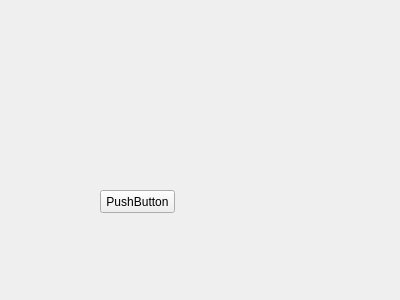
<?xml version="1.0" encoding="UTF-8"?>
<ui version="4.0">
 <class>UserInfo</class>
 <widget class="QWidget" name="UserInfo">
  <property name="geometry">
   <rect>
    <x>0</x>
    <y>0</y>
    <width>400</width>
    <height>300</height>
   </rect>
  </property>
  <property name="windowTitle">
   <string>Form</string>
  </property>
  <widget class="QPushButton" name="pushButton">
   <property name="geometry">
    <rect>
     <x>100</x>
     <y>190</y>
     <width>75</width>
     <height>23</height>
    </rect>
   </property>
   <property name="text">
    <string>PushButton</string>
   </property>
  </widget>
 </widget>
 <resources/>
 <connections/>
</ui>
